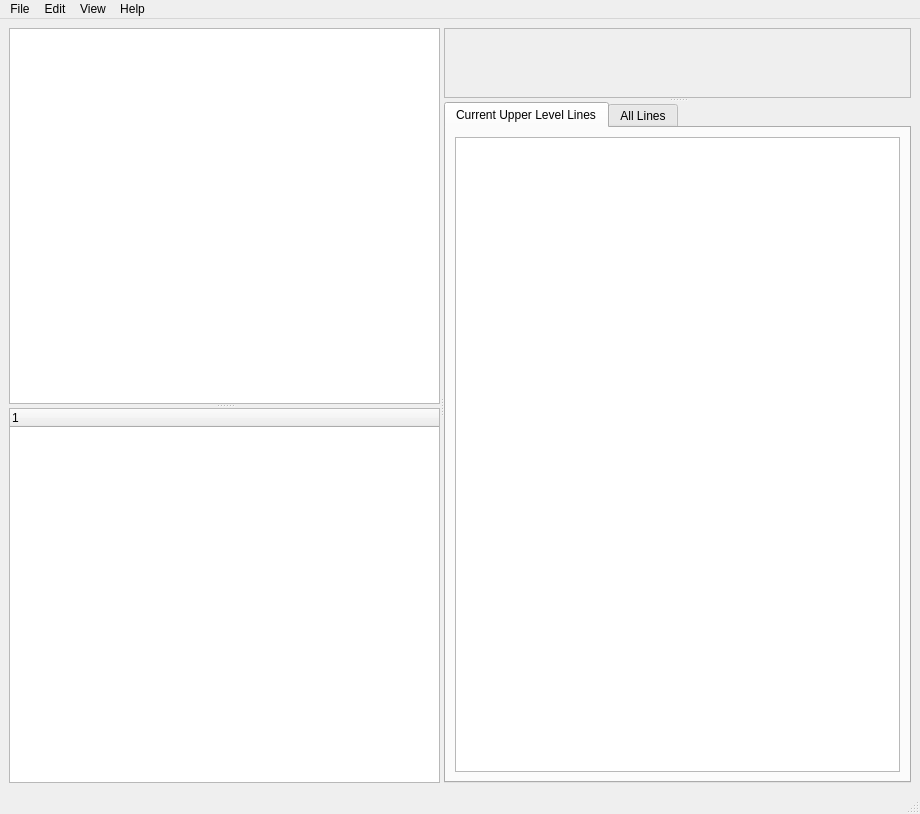
<?xml version="1.0" encoding="UTF-8"?>
<ui version="4.0">
 <class>MainWindow</class>
 <widget class="QMainWindow" name="MainWindow">
  <property name="geometry">
   <rect>
    <x>0</x>
    <y>0</y>
    <width>920</width>
    <height>814</height>
   </rect>
  </property>
  <property name="windowTitle">
   <string>Branch</string>
  </property>
  <property name="windowIcon">
   <iconset>
    <normaloff>branch_icon.png</normaloff>branch_icon.png</iconset>
  </property>
  <widget class="QWidget" name="centralwidget">
   <layout class="QVBoxLayout" name="verticalLayout">
    <item>
     <widget class="QSplitter" name="main_splitter">
      <property name="orientation">
       <enum>Qt::Horizontal</enum>
      </property>
      <widget class="QSplitter" name="left_splitter">
       <property name="orientation">
        <enum>Qt::Vertical</enum>
       </property>
       <widget class="QTableView" name="levelsTableView"/>
       <widget class="QTreeWidget" name="filesTreeWidget">
        <column>
         <property name="text">
          <string notr="true">1</string>
         </property>
        </column>
       </widget>
      </widget>
      <widget class="QSplitter" name="right_splitter">
       <property name="orientation">
        <enum>Qt::Vertical</enum>
       </property>
       <widget class="QScrollArea" name="scrollArea">
        <property name="autoFillBackground">
         <bool>true</bool>
        </property>
        <property name="sizeAdjustPolicy">
         <enum>QAbstractScrollArea::AdjustToContents</enum>
        </property>
        <property name="widgetResizable">
         <bool>true</bool>
        </property>
        <widget class="QWidget" name="inner">
         <property name="geometry">
          <rect>
           <x>0</x>
           <y>0</y>
           <width>446</width>
           <height>69</height>
          </rect>
         </property>
        </widget>
       </widget>
       <widget class="QTabWidget" name="linesTabWidget">
        <property name="currentIndex">
         <number>0</number>
        </property>
        <property name="movable">
         <bool>true</bool>
        </property>
        <widget class="QWidget" name="tab">
         <attribute name="title">
          <string>Current Upper Level Lines</string>
         </attribute>
         <layout class="QHBoxLayout" name="horizontalLayout">
          <item>
           <widget class="QTableView" name="linesTableView"/>
          </item>
         </layout>
        </widget>
        <widget class="QWidget" name="tab_2">
         <attribute name="title">
          <string>All Lines</string>
         </attribute>
         <layout class="QHBoxLayout" name="horizontalLayout_2">
          <item>
           <widget class="QTableView" name="allLinesTableView"/>
          </item>
         </layout>
        </widget>
       </widget>
      </widget>
     </widget>
    </item>
   </layout>
  </widget>
  <widget class="QMenuBar" name="menubar">
   <property name="geometry">
    <rect>
     <x>0</x>
     <y>0</y>
     <width>920</width>
     <height>21</height>
    </rect>
   </property>
   <widget class="QMenu" name="menuFile">
    <property name="title">
     <string>File</string>
    </property>
   </widget>
   <widget class="QMenu" name="menuEdit">
    <property name="title">
     <string>Edit</string>
    </property>
   </widget>
   <widget class="QMenu" name="menuView">
    <property name="title">
     <string>View</string>
    </property>
   </widget>
   <widget class="QMenu" name="menuHelp">
    <property name="title">
     <string>Help</string>
    </property>
   </widget>
   <addaction name="menuFile"/>
   <addaction name="menuEdit"/>
   <addaction name="menuView"/>
   <addaction name="menuHelp"/>
  </widget>
  <widget class="QStatusBar" name="statusbar"/>
 </widget>
 <resources/>
 <connections/>
</ui>
